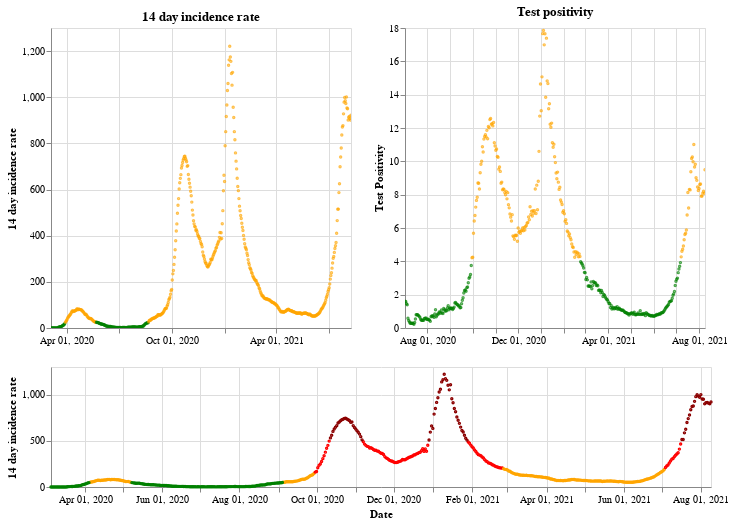

Here is the notebook cell this chart was saved with:
### Markdown cell above
## Northern Ireland

### Code cell
plot_traffic_light('Northern Ireland')

### Figure 1 — Vega-Lite specification as saved in the notebook (floating-point values rounded to 4 significant figures; data arrays with more than 128 entries replaced by an {"elided": "..."} marker saying what was removed)
{"config": {"view": {"continuousWidth": 400, "continuousHeight": 300}}, "vconcat": [{"hconcat": [{"mark": {"type": "point", "size": 2}, "encoding": {"color": {"condition": {"value": "green", "test": "(datum.twoWeeklyCasesRate <= 25)"}, "value": "orange"}, "tooltip": [{"type": "nominal", "field": "areaName"}, {"type": "temporal", "field": "date"}, {"type": "quantitative", "field": "twoWeeklyCasesRate"}, {"type": "quantitative", "field": "testPositivity"}], "x": {"type": "temporal", "axis": {"title": ""}, "field": "date", "scale": {"domain": {"selection": "DateBrush"}}, "timeUnit": "yearmonthdate"}, "y": {"type": "quantitative", "axis": {"title": "14 day incidence rate"}, "field": "twoWeeklyCasesRate"}}, "title": "14 day incidence rate", "width": 300}, {"mark": {"type": "point", "size": 2}, "encoding": {"color": {"condition": {"value": "green", "test": "(datum.testPositivity <= 4)"}, "value": "orange"}, "tooltip": [{"type": "nominal", "field": "areaName"}, {"type": "temporal", "field": "date"}, {"type": "quantitative", "field": "twoWeeklyCasesRate"}, {"type": "quantitative", "field": "testPositivity"}], "x": {"type": "temporal", "axis": {"title": ""}, "field": "date", "scale": {"domain": {"selection": "DateBrush"}}, "timeUnit": "yearmonthdate"}, "y": {"type": "quantitative", "axis": {"title": "Test Positivity"}, "field": "testPositivity"}}, "title": "Test positivity", "width": 300}]}, {"layer": [{"mark": {"type": "point", "size": 2}, "encoding": {"color": {"condition": {"value": "orange", "test": "(((datum.testPositivity < 4) && (datum.twoWeeklyCasesRate >= 50)) && (datum.twoWeeklyCasesRate < 200))"}, "value": "red"}, "opacity": {"condition": {"value": 1, "test": "((datum.twoWeeklyCasesRate >= 50) && (datum.twoWeeklyCasesRate < 500))"}, "value": 0}, "tooltip": [{"type": "nominal", "field": "areaName"}, {"type": "temporal", "field": "date"}, {"type": "quantitative", "field": "twoWeeklyCasesRate"}, {"type": "quantitative", "field": "testPositivity"}], "x": {"type": "temporal", "axis": {"title": "Date"}, "field": "date", "timeUnit": "yearmonthdate"}, "y": {"type": "quantitative", "axis": {"title": "14 day incidence rate"}, "field": "twoWeeklyCasesRate"}}, "selection": {"DateBrush": {"type": "interval", "encodings": ["x"], "fields": ["Time"]}}}, {"mark": {"type": "point", "size": 2}, "encoding": {"color": {"value": "darkred"}, "opacity": {"condition": {"value": 1, "test": "(datum.twoWeeklyCasesRate >= 500)"}, "value": 0}, "tooltip": [{"type": "nominal", "field": "areaName"}, {"type": "temporal", "field": "date"}, {"type": "quantitative", "field": "twoWeeklyCasesRate"}, {"type": "quantitative", "field": "testPositivity"}], "x": {"type": "temporal", "axis": {"title": "Date"}, "field": "date", "timeUnit": "yearmonthdate"}, "y": {"type": "quantitative", "axis": {"title": "14 day incidence rate"}, "field": "twoWeeklyCasesRate"}}}, {"mark": {"type": "point", "size": 2}, "encoding": {"color": {"condition": {"value": "green", "test": "((datum.testPositivity < 4) && (datum.twoWeeklyCasesRate < 50))"}, "value": "orange"}, "opacity": {"condition": {"value": 1, "test": "(datum.twoWeeklyCasesRate < 50)"}, "value": 0}, "tooltip": [{"type": "nominal", "field": "areaName"}, {"type": "temporal", "field": "date"}, {"type": "quantitative", "field": "twoWeeklyCasesRate"}, {"type": "quantitative", "field": "testPositivity"}], "x": {"type": "temporal", "axis": {"title": "Date"}, "field": "date", "timeUnit": "yearmonthdate"}, "y": {"type": "quantitative", "axis": {"title": "14 day incidence rate"}, "field": "twoWeeklyCasesRate"}}}], "height": 120, "width": 660}], "data": {"name": "data-3c6e9dee8d673780cfac7543f89d7262"}, "$schema": "https://vega.github.io/schema/vega-lite/v4.8.1.json", "datasets": {"data-3c6e9dee8d673780cfac7543f89d7262": {"elided": "523 records"}}}
